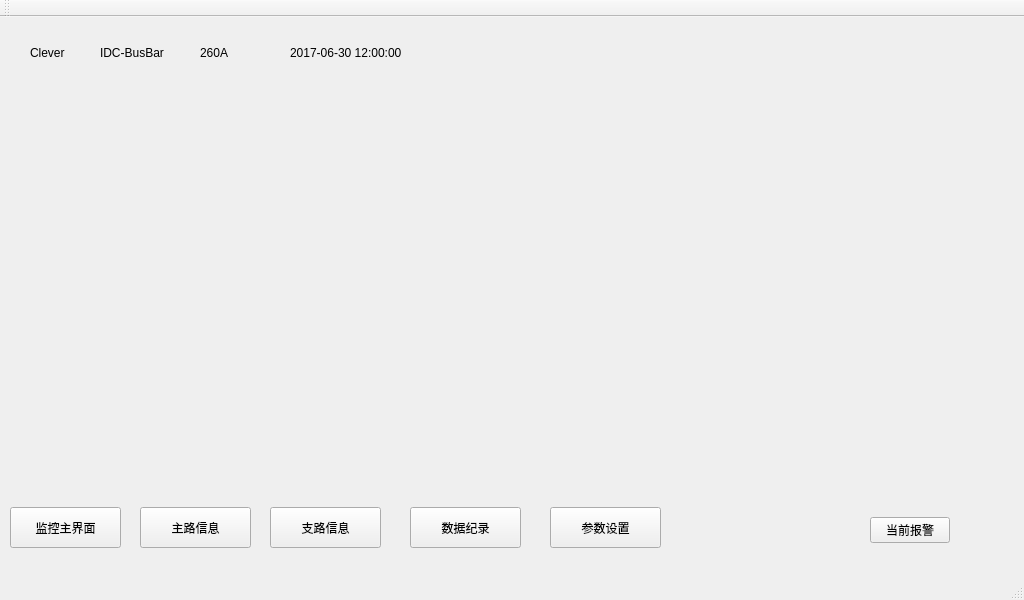
<?xml version="1.0" encoding="UTF-8"?>
<ui version="4.0">
 <class>MainWindow</class>
 <widget class="QMainWindow" name="MainWindow">
  <property name="geometry">
   <rect>
    <x>0</x>
    <y>0</y>
    <width>1024</width>
    <height>600</height>
   </rect>
  </property>
  <property name="windowTitle">
   <string>MainWindow</string>
  </property>
  <widget class="QWidget" name="centralWidget">
   <widget class="QStackedWidget" name="stackedWid">
    <property name="geometry">
     <rect>
      <x>20</x>
      <y>70</y>
      <width>991</width>
      <height>391</height>
     </rect>
    </property>
    <property name="currentIndex">
     <number>-1</number>
    </property>
   </widget>
   <widget class="QToolButton" name="homeBtn">
    <property name="geometry">
     <rect>
      <x>10</x>
      <y>490</y>
      <width>111</width>
      <height>41</height>
     </rect>
    </property>
    <property name="text">
     <string>监控主界面</string>
    </property>
   </widget>
   <widget class="QToolButton" name="lineBtn">
    <property name="geometry">
     <rect>
      <x>140</x>
      <y>490</y>
      <width>111</width>
      <height>41</height>
     </rect>
    </property>
    <property name="text">
     <string>主路信息</string>
    </property>
   </widget>
   <widget class="QToolButton" name="branchBtn">
    <property name="geometry">
     <rect>
      <x>270</x>
      <y>490</y>
      <width>111</width>
      <height>41</height>
     </rect>
    </property>
    <property name="text">
     <string>支路信息</string>
    </property>
   </widget>
   <widget class="QToolButton" name="logBtn">
    <property name="geometry">
     <rect>
      <x>410</x>
      <y>490</y>
      <width>111</width>
      <height>41</height>
     </rect>
    </property>
    <property name="text">
     <string>数据纪录</string>
    </property>
   </widget>
   <widget class="QToolButton" name="setBtn">
    <property name="geometry">
     <rect>
      <x>550</x>
      <y>490</y>
      <width>111</width>
      <height>41</height>
     </rect>
    </property>
    <property name="text">
     <string>参数设置</string>
    </property>
   </widget>
   <widget class="QLabel" name="label">
    <property name="geometry">
     <rect>
      <x>30</x>
      <y>20</y>
      <width>51</width>
      <height>31</height>
     </rect>
    </property>
    <property name="text">
     <string>Clever</string>
    </property>
   </widget>
   <widget class="QLabel" name="nameLab">
    <property name="geometry">
     <rect>
      <x>100</x>
      <y>20</y>
      <width>81</width>
      <height>31</height>
     </rect>
    </property>
    <property name="text">
     <string>IDC-BusBar</string>
    </property>
   </widget>
   <widget class="QLabel" name="ratedLab">
    <property name="geometry">
     <rect>
      <x>200</x>
      <y>20</y>
      <width>51</width>
      <height>31</height>
     </rect>
    </property>
    <property name="text">
     <string>260A</string>
    </property>
   </widget>
   <widget class="QLabel" name="timeLab">
    <property name="geometry">
     <rect>
      <x>290</x>
      <y>20</y>
      <width>161</width>
      <height>31</height>
     </rect>
    </property>
    <property name="text">
     <string>2017-06-30 12:00:00</string>
    </property>
   </widget>
   <widget class="QPushButton" name="alarmBtn">
    <property name="geometry">
     <rect>
      <x>870</x>
      <y>500</y>
      <width>80</width>
      <height>26</height>
     </rect>
    </property>
    <property name="text">
     <string>当前报警</string>
    </property>
   </widget>
  </widget>
  <widget class="QMenuBar" name="menuBar">
   <property name="geometry">
    <rect>
     <x>0</x>
     <y>0</y>
     <width>1024</width>
     <height>23</height>
    </rect>
   </property>
  </widget>
  <widget class="QToolBar" name="mainToolBar">
   <attribute name="toolBarArea">
    <enum>TopToolBarArea</enum>
   </attribute>
   <attribute name="toolBarBreak">
    <bool>false</bool>
   </attribute>
  </widget>
  <widget class="QStatusBar" name="statusBar"/>
 </widget>
 <layoutdefault spacing="6" margin="11"/>
 <resources/>
 <connections/>
</ui>
